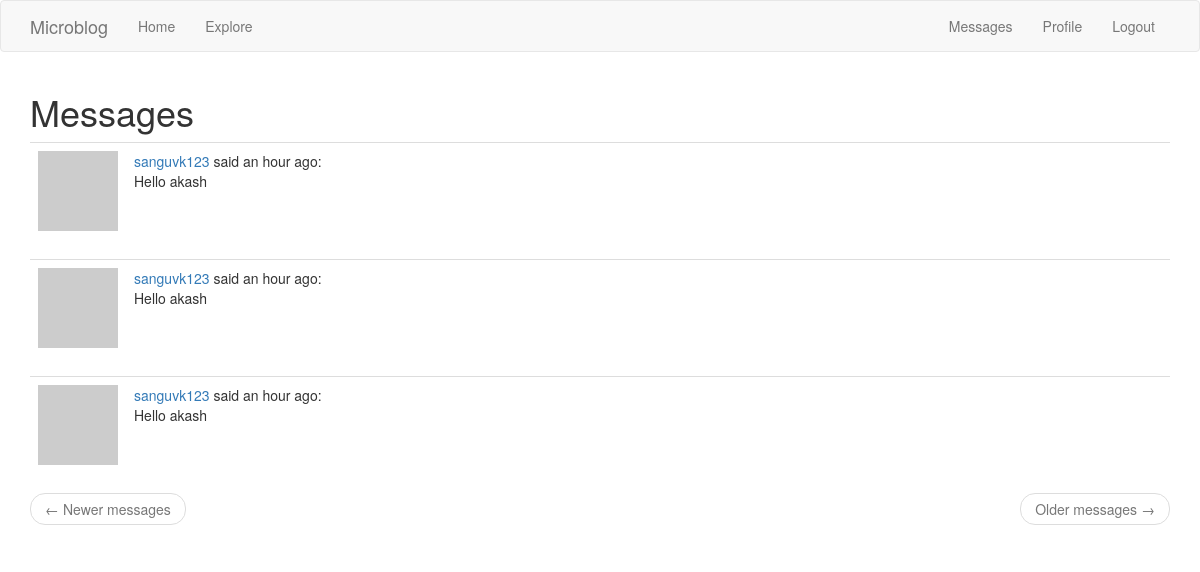
Screenshot of /messages (signed in) with the database file from the repository.
### app/models.py (models this page shows, shortened)
class Message(db.Model):
    id = db.Column(db.Integer, primary_key=True)
    sender_id = db.Column(db.Integer, db.ForeignKey('user.id'))
    recipient_id = db.Column(db.Integer, db.ForeignKey('user.id'))
    body = db.Column(db.String(140))
    timestamp = db.Column(db.DateTime, index=True, default=datetime.utcnow)

class User(UserMixin, db.Model):
    id = db.Column(db.Integer, primary_key=True)
    username = db.Column(db.String(64), index=True, unique=True)
    email = db.Column(db.String(120), index=True, unique=True)
    password_hash = db.Column(db.String(128))
    posts = db.relationship('Post', backref='author', lazy='dynamic')
    about_me = db.Column(db.String(140))
    last_seen = db.Column(db.DateTime, default=datetime.utcnow)
    followed = db.relationship(
        'User', secondary=followers,
        primaryjoin=(followers.c.follower_id == id),
        secondaryjoin=(followers.c.followed_id == id),
        backref=db.backref('followers', lazy='dynamic'), lazy='dynamic')
    messages_sent = db.relationship('Message',
                                    foreign_keys='Message.sender_id',
                                    backref='author', lazy='dynamic')
    messages_received = db.relationship('Message',
                                        foreign_keys='Message.recipient_id',
                                        backref='recipient', lazy='dynamic')
    last_message_read_time = db.Column(db.DateTime)
    def new_messages(self):
        last_read_time = self.last_message_read_time or datetime(1900, 1, 1)
        return Message.query.filter_by(recipient=self).filter(
            Message.timestamp > last_read_time).count()
    def avatar(self, size):
        digest = md5(self.email.lower().encode('utf-8')).hexdigest()
        return 'https://www.gravatar.com/avatar/{}?d=identicon&s={}'.format(
            digest, size)

### app/routes.py (the view)
@app.route('/messages')
@login_required
def messages():
    current_user.last_message_read_time = datetime.utcnow()
    db.session.commit()
    page = request.args.get('page', 1, type=int)
    messages = current_user.messages_received.order_by(
        Message.timestamp.desc()).paginate(
            page, app.config['POSTS_PER_PAGE'], False)
    next_url = url_for('messages', page=messages.next_num) \
        if messages.has_next else None
    prev_url = url_for('messages', page=messages.prev_num) \
        if messages.has_prev else None
    return render_template('messages.html', messages=messages.items,
                           next_url=next_url, prev_url=prev_url)

### app/models.py (called while the page is built)
@login.user_loader
def load_user(id):
    return User.query.get(int(id))

### app/routes.py (called while the page is built)
@app.before_request
def before_request():
    if current_user.is_authenticated:
        current_user.last_seen = datetime.utcnow()
        db.session.commit()

### app/templates/messages.html
{% extends "base.html" %}
{% block app_content %}
    <h1>{{'Messages'}}</h1>
    {% for post in messages %}
        {% include '_post.html' %}
    {% endfor %}
    <nav aria-label="...">
        <ul class="pager">
            <li class="previous{% if not prev_url %} disabled{% endif %}">
                <a href="{{ prev_url or '#' }}">
                    <span aria-hidden="true">&larr;</span> {{'Newer messages'}}
                </a>
            </li>
            <li class="next{% if not next_url %} disabled{% endif %}">
                <a href="{{ next_url or '#' }}">
                    {{'Older messages'}} <span aria-hidden="true">&rarr;</span>
                </a>
            </li>
        </ul>
    </nav>
{% endblock %}

### app/templates/_post.html
<table class="table table-hover">
    <tr>
        <td width="70px">
            <a href="{{ url_for('user', username=post.author.username) }}">
                <img src="{{ post.author.avatar(70) }}" />
            </a>
        </td>
        <td>
            <a href="{{ url_for('user', username=post.author.username) }}">
                {{ post.author.username }}
            </a>
            said {{ moment(post.timestamp).fromNow() }}:
            <br>
            {{ post.body }}
        </td>
    </tr>
</table>

### rows the page displays
Message: author.username "sanguvk123", timestamp "an hour ago", body "Hello akash"
Message: author.username "sanguvk123", timestamp "an hour ago", body "Hello akash"
Message: author.username "sanguvk123", timestamp "an hour ago", body "Hello akash"

### other values shown
{{ 'Messages' }} "Messages"
{{ 'Newer messages' }} "Newer messages"
{{ 'Older messages' }} "Older messages"
